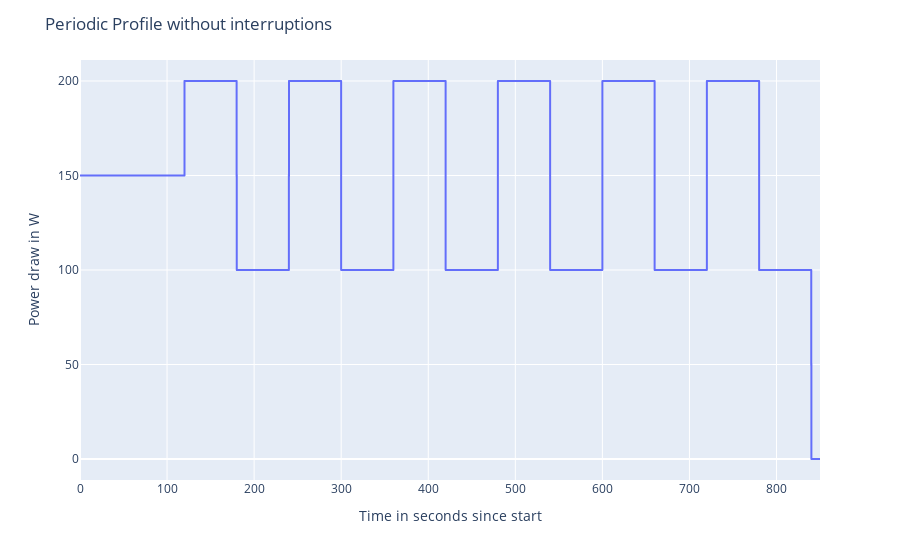

Write notebook code for a chart like this one.
### Code cell
"""
the jobs in the traces do not have a power profile, as such, for the purpose of evaluating the dynamic power aspect,
the power will be assumed. As jobs still have a certain length, this will need to be accounted for.
"""

from __init__ import PeriodicPowerFunction

target_length = 800

periodic_profile = PeriodicPowerFunction({
    'startup': [{'name': 'startup', 'power': 150, 'duration': 120}],
    'work': [{'name': 'high', 'power': 200, 'duration': 60}, {'name': 'low', 'power': 100, 'duration': 60}]
}, 'Example of extending the phases to some length', target_length)

periodic_measurements = [{'power': periodic_profile(i), 'timestamp': i} for i in np.arange(0, target_length + 50, 0.05)]

periodic_df = pd.DataFrame(periodic_measurements)
periodic_fig = px.line(periodic_df, x='timestamp', y='power')
periodic_fig.update_layout({'title': 'Periodic Profile without interruptions' ,'yaxis_title': 'Power draw in W', 'xaxis_title': 'Time in seconds since start'})
periodic_fig.show()

### Figure 1 — Plotly figure (JSON) as saved in the notebook; plotly's stock layout.template omitted (floating-point values rounded to 4 significant figures; data arrays with more than 128 entries replaced by an {"elided": "..."} marker saying what was removed)
{"data": [{"hovertemplate": "timestamp=%{x}<br>power=%{y}<extra></extra>", "legendgroup": "", "line": {"color": "#636efa", "dash": "solid"}, "marker": {"symbol": "circle"}, "mode": "lines", "name": "", "showlegend": false, "type": "scattergl", "x": {"elided": "17000 float values"}, "xaxis": "x", "y": {"elided": "17000 int values"}, "yaxis": "y"}], "layout": {"legend": {"tracegroupgap": 0}, "margin": {"t": 60}, "title": {"text": "Periodic Profile without interruptions"}, "xaxis": {"anchor": "y", "domain": [0, 1], "title": {"text": "Time in seconds since start"}}, "yaxis": {"anchor": "x", "domain": [0, 1], "title": {"text": "Power draw in W"}}}}
